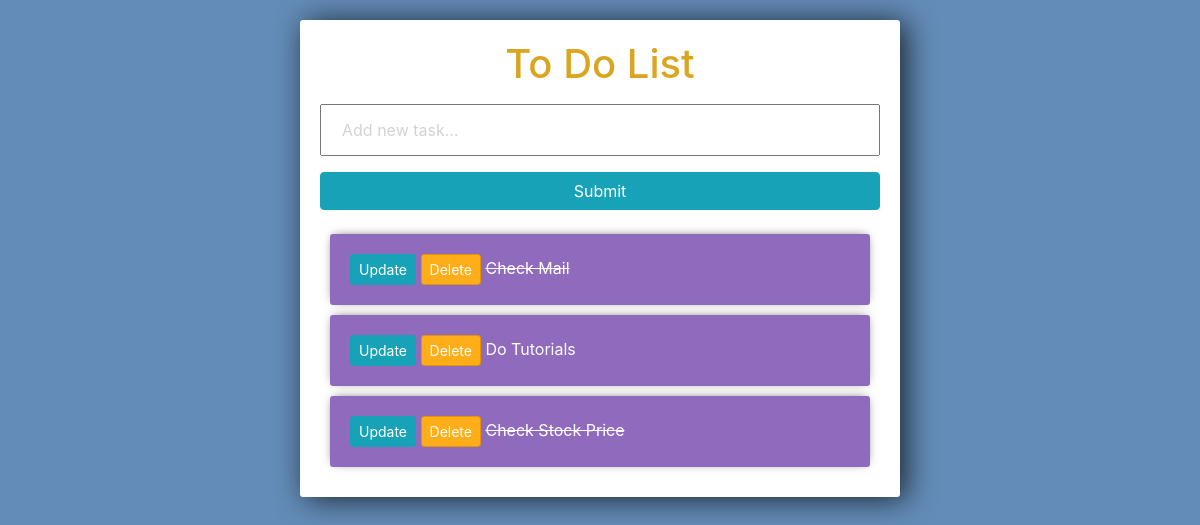
The app's page /, older data.
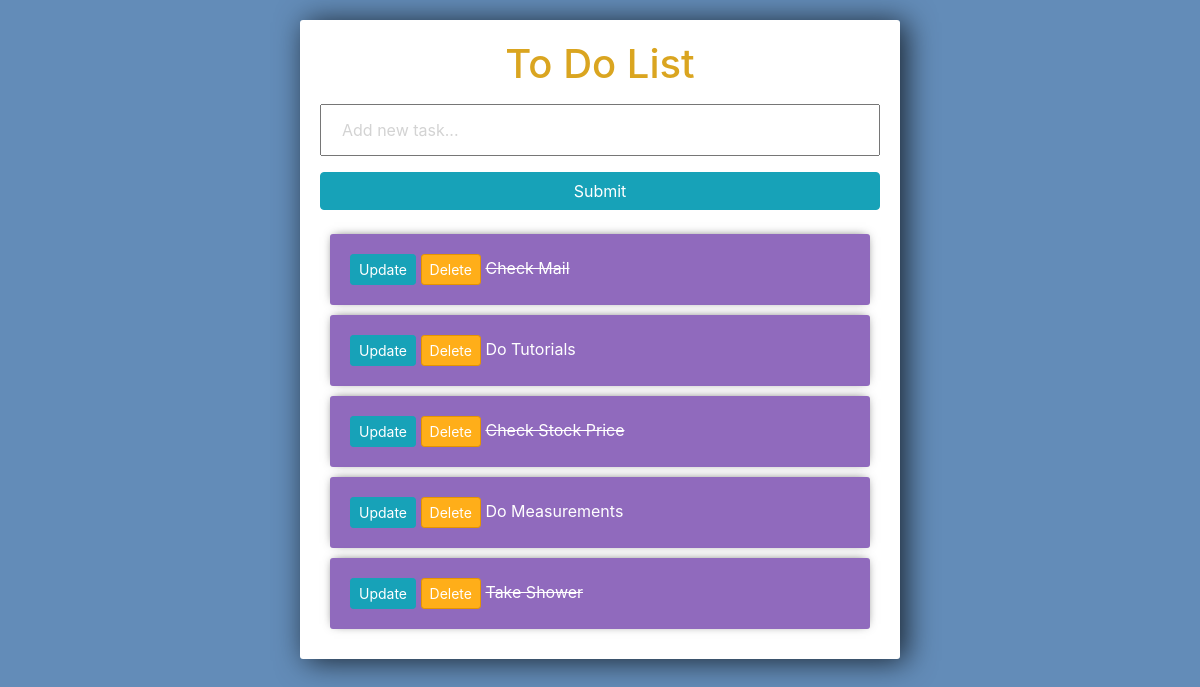
The same page, newer data.
### tasks/models.py (models this page shows)
class Task(models.Model):
	title = models.CharField(max_length=200)
	complete = models.BooleanField(default=False)
	created = models.DateTimeField(auto_now_add=True)
	def __str__(self):
		return self.title

### tasks/views.py (the view)
# urls.py: path('', views.index, name="list"),
def index(request):
    tasks = Task.objects.all()
    form = TaskForm()
    if request.method =='POST':
        form = TaskForm(request.POST)
        if form.is_valid():
            form.save()
        return redirect('/')
    context = {'tasks':tasks, 'form':form}
    return render(request, 'tasks/list.html', context)

### tasks/forms.py
class TaskForm(forms.ModelForm):
	title= forms.CharField(widget= forms.TextInput(attrs={'placeholder':'Add new task...'}))
	class Meta:
		model = Task
		fields = '__all__'

### tasks/templates/tasks/list.html (shortened to what this page needs)
<link rel="stylesheet" href="https://stackpath.bootstrapcdn.com/bootstrap/4.3.1/css/bootstrap.min.css">
<div class="center-column">
	<h1 id="header">To Do List</h1>
    <form method="POST" action="/">
        {{form.title}}
        <input class="btn btn-info" type="submit" name="Create Task">
    </form>
    <div class="todo-list">
        {% for task in tasks %}
        <div class="item-row">
            <a class="btn btn-sm btn-info" href="{% url 'update_task' task.id %}">Update</a>
            <a class="btn btn-sm btn-danger" href="{% url 'delete' task.id %}">Delete</a>
            {% if task.complete == True %}
                <strike>{{task}}</strike>
            {% else %}
                <span>{{task}}</span>
            {% endif %}
        </div>
    {% endfor %}
    </div>
</div>

Row changes from the older to the newer data that the page shows:
added Task: title "Do Measurements"
added Task: title "Take Shower"
